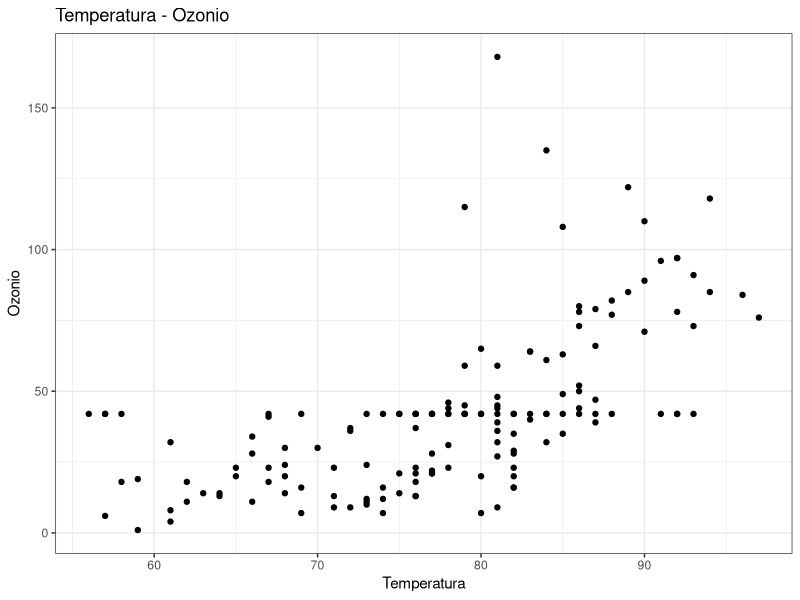
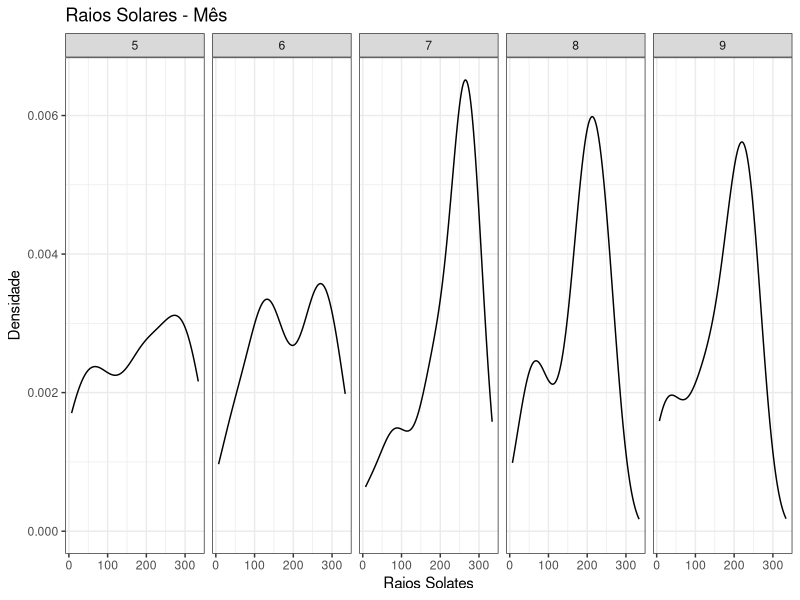
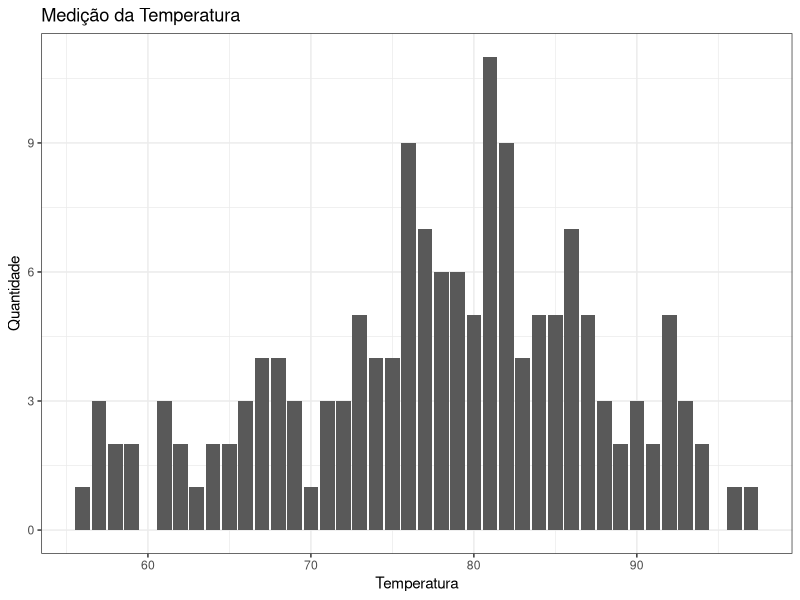

R code for these plots, in order:
#Usando o R no Power BI

#Diretorio
setwd("seu diretorio")

#Packages
aiquality <- airquality   
library(ggplot2)
library(dplyr)

#Base
head(airquality, n = 10)
str(airquality)


#Ozone e Solar.R (Valor NA)
airquality <- airquality %>%
  mutate(Ozone = replace(Ozone, is.na(Ozone) == TRUE, 42)) %>%
  mutate(Solar.R = replace(Solar.R, is.na(Solar.R) == TRUE, 186))


#Plot I (Ozone - Solar.R)
ggplot(airquality, aes(x = Temp, y = Ozone)) +
  geom_point() +
  ggtitle("Temperatura - Ozonio") +
  labs(x = "Temperatura", y = "Ozonio") +
  theme_bw()


#Plot II (Raios Solares - Mês)
ggplot(airquality, aes(Solar.R)) +
  geom_density() +
  facet_grid(~Month) +
  ggtitle("Raios Solares - Mês") +
  labs(x = "Raios Solates", y = "Densidade") +
  theme_bw()

#Plot III (Temp)
ggplot(airquality, aes(x = Temp)) +
  geom_bar() +
  ggtitle("Medição da Temperatura") +
  labs(x = "Temperatura", y = "Quantidade") +
  theme_bw()


#Divisão de Bases - Mês
may_data <- airquality %>% select(Month, Temp, Wind) %>%
  filter(Month == "5") %>%
  mutate(Month = replace(Month, Month == 5, "Maio"))

june_data <- airquality %>% select(Month, Temp, Wind) %>%
  filter(Month == "6") %>%
  mutate(Month = replace(Month, Month == 6, "Junho"))

july_data <- airquality %>% select(Month, Temp, Wind) %>%
  filter(Month == "7") %>%
  mutate(Month = replace(Month, Month == 7, "Julho"))


august_data <- airquality %>% select(Month, Temp, Wind) %>%
  filter(Month == "8") %>%
  mutate(Month = replace(Month, Month == 8, "Agosto"))


september_data <- airquality %>% select(Month, Temp, Wind) %>%
  filter(Month == "9") %>%
  mutate(Month = replace(Month, Month == 9, "Setembro"))


#Tratamento - Query Editor
airquality <- airquality %>%
  arrange(Temp) %>%
  group_by(Month) %>%
  mutate(MediaTemp = format(mean(Temp), digits = 2))
